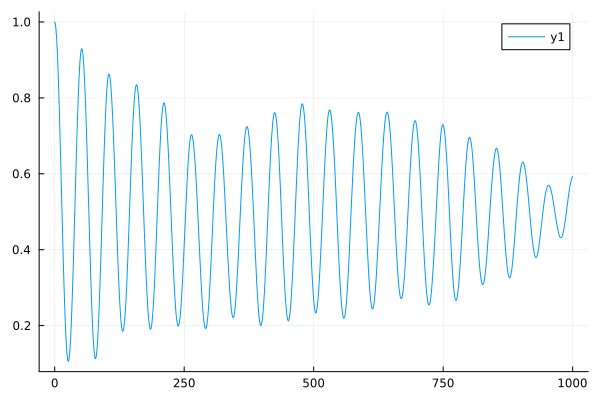

Recreate this plot in Julia.
using QuantumDynamics
using Plots


const thz2au = 0.0001519828500716
const invcm2au = 4.55633e-6
const au2fs = 0.02418884254


function pentacene_quapi()
    threshold = 1e-10
    nsteps = 1000
    dt = 1000 / au2fs / nsteps

    H0 = Matrix{ComplexF64}([
                0.0 300.0
                300.0 0.0])*invcm2au
    ρ0 = [1.0+0.0im 0; 0 0]
    β = 1 / (300 * 3.16683e-6)

    Jw = SpectralDensities.DrudeLorentz(; λ=100.0*invcm2au, γ=50.0*invcm2au, Δs=1.0)
  
    num_points=20
    ω, c = SpectralDensities.discretize(Jw, 100)
    hb = Solvents.HarmonicBath(β, ω, c, [1.0, -1.0], num_points)

    #fbU = Propagators.calculate_bare_propagators(; Hamiltonian=H0, dt=dt, ntimes=nsteps)
    #t, ρ = QuAPI.propagate(; fbU=fbU, Jw=[Jw], β=β, ρ0=ρ0, dt=dt, ntimes=nsteps, kmax=1)
    #t, ρ = TTM.propagate(; fbU=fbU, Jw=[Jw], β=β, ρ0=ρ0, dt=dt, ntimes=nsteps, rmax=1, extraargs=QuAPI.QuAPIArgs(), path_integral_routine=QuAPI.build_augmented_propagator)
    
    t, ρ = QCPI.propagate(; Hamiltonian=H0, Jw, solvent=hb, ρ0, classical_dt=dt / 100, dt, ntimes=nsteps, kmax=5, extraargs=QuAPI.QuAPIArgs(), path_integral_routine=QuAPI.propagate)


    plot!(t.*au2fs, real.(ρ[:, 1,1]))
    savefig("pentacene_qcpi.png")
end

pentacene_quapi()



